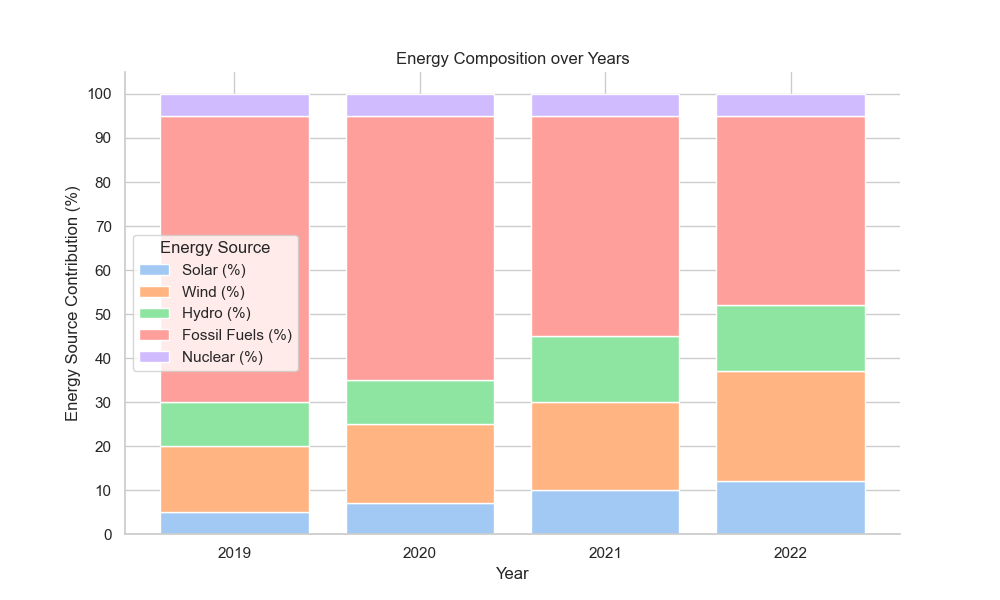

This chart was generated by the following Python code:

import pandas as pd
import matplotlib.pyplot as plt
import seaborn as sns

# Input data
data = [
    {'Year': 2019, 'Solar (%)': 5, 'Wind (%)': 15, 'Hydro (%)': 10, 'Fossil Fuels (%)': 65, 'Nuclear (%)': 5},
    {'Year': 2020, 'Solar (%)': 7, 'Wind (%)': 18, 'Hydro (%)': 10, 'Fossil Fuels (%)': 60, 'Nuclear (%)': 5},
    {'Year': 2021, 'Solar (%)': 10, 'Wind (%)': 20, 'Hydro (%)': 15, 'Fossil Fuels (%)': 50, 'Nuclear (%)': 5},
    {'Year': 2022, 'Solar (%)': 12, 'Wind (%)': 25, 'Hydro (%)': 15, 'Fossil Fuels (%)': 43, 'Nuclear (%)': 5}
]

# Create a DataFrame
df = pd.DataFrame(data)

# Set the index to 'Year'
df.set_index('Year', inplace=True)

# Normalize data to 100%
df_normalized = df.div(df.sum(axis=1), axis=0) * 100

# Define colors for each stack
colors = sns.color_palette('pastel', len(df_normalized.columns))

# Setup seaborn style
sns.set_style('whitegrid')

# Plotting
plt.figure(figsize=(10, 6))

# Creating the bar stacks
bottom = None
for (columnName, columnData), color in zip(df_normalized.iteritems(), colors):
    plt.bar(df_normalized.index, columnData, bottom=bottom, color=color, label=columnName, edgecolor='white')
    bottom = columnData if bottom is None else bottom + columnData

# Add legend
plt.legend(title="Energy Source")

# Formatting the plot
plt.title('Energy Composition over Years')
plt.xlabel('Year')
plt.ylabel('Energy Source Contribution (%)')
plt.yticks(range(0, 101, 10))
plt.xticks(df_normalized.index)
sns.despine()  # Remove the top and right spines

# Show the plot
plt.show()
